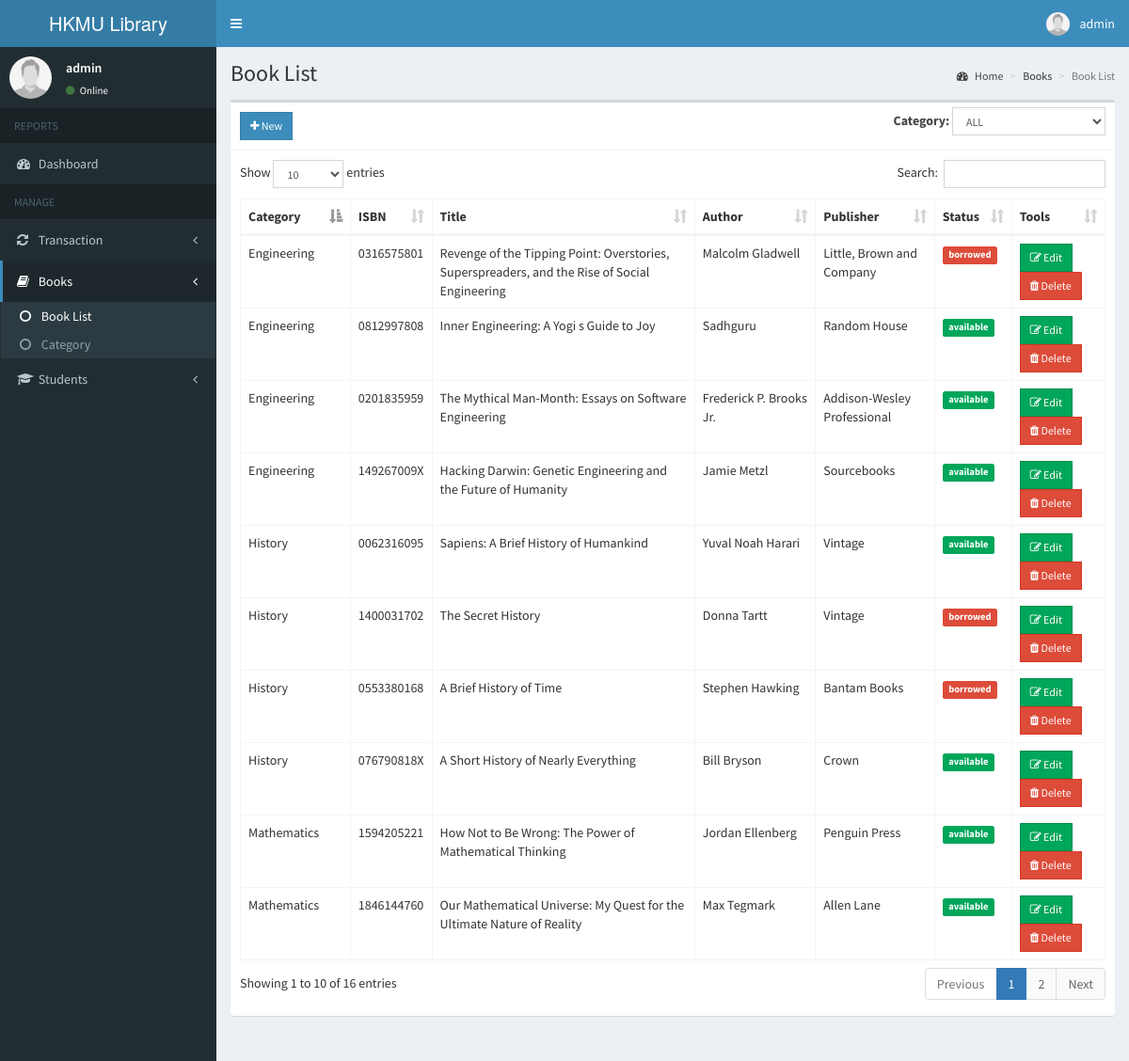
Screenshot of /admin/book.php (signed in) with the database file from the repository.
### tables this page shows
CREATE TABLE `books` (
  `id` int(11) NOT NULL,
  `isbn` varchar(20) NOT NULL,
  `category_id` int(11) NOT NULL,
  `title` text NOT NULL,
  `author` varchar(150) NOT NULL,
  `publisher` varchar(150) NOT NULL,
  `publish_date` date NOT NULL,
  `status` int(1) NOT NULL
);

CREATE TABLE `category` (
  `id` int(11) NOT NULL,
  `name` varchar(100) NOT NULL
);

### admin/includes/session.php (called while the page is built, shortened)
<?php
	include 'includes/conn.php';
	$sql = "SELECT * FROM admin WHERE id = '".$_SESSION['admin']."'";
	$query = $conn->query($sql);
	$user = $query->fetch_assoc();
?>

### admin/book.php (the view, shortened to what this page needs)
<?php include 'includes/session.php'; ?>
<?php
  $where = '';
?>
<?php include 'includes/header.php'; ?>
<body class="hold-transition skin-blue sidebar-mini">
<div class="wrapper">
  <?php include 'includes/navbar.php'; ?>
  <?php include 'includes/menubar.php'; ?>
  <div class="content-wrapper">
    <section class="content-header">
      <h1>
        Book List
      </h1>
      <ol class="breadcrumb">
        <li><a href="#"><i class="fa fa-dashboard"></i> Home</a></li>
        <li>Books</li>
        <li class="active">Book List</li>
      </ol>
    </section>
    <section class="content">
      <div class="row">
        <div class="col-xs-12">
          <div class="box">
            <div class="box-header with-border">
              <a href="#addnew" data-toggle="modal" class="btn btn-primary btn-sm btn-flat"><i class="fa fa-plus"></i> New</a>
              <div class="box-tools pull-right">
                <form class="form-inline">
                  <div class="form-group">
                    <label>Category: </label>
                    <select class="form-control input-sm" id="select_category">
                      <option value="0">ALL</option>
                    </select>
                  </div>
                </form>
              </div>
            </div>
            <div class="box-body">
              <table id="example1" class="table table-bordered">
                <thead>
                  <th>Category</th>
                  <th>ISBN</th>
                  <th>Title</th>
                  <th>Author</th>
                  <th>Publisher</th>
                  <th>Status</th>
                  <th>Tools</th>
                </thead>
                <tbody>
                  <?php
                    $sql = "SELECT *, books.id AS bookid FROM books LEFT JOIN category ON category.id=books.category_id $where";
                    $query = $conn->query($sql);
                    while($row = $query->fetch_assoc()){
                      if($row['status']){
                        $status = '<span class="label label-danger">borrowed</span>';
                      }
                      else{
                        $status = '<span class="label label-success">available</span>';
                      }
                      echo "
                        <tr>
                          <td>".$row['name']."</td>
                          <td>".$row['isbn']."</td>
                          <td>".$row['title']."</td>
                          <td>".$row['author']."</td>
                          <td>".$row['publisher']."</td>
                          <td>".$status."</td>
                          <td>
                            <button class='btn btn-success btn-sm edit btn-flat' data-id='".$row['bookid']."'><i class='fa fa-edit'></i> Edit</button>
                            <button class='btn btn-danger btn-sm delete btn-flat' data-id='".$row['bookid']."'><i class='fa fa-trash'></i> Delete</button>
                          </td>
                        </tr>
                      ";
                    }
                  ?>
                </tbody>
              </table>
            </div>
          </div>
        </div>
      </div>
    </section>
  </div>
</div>
</body>
</html>

### admin/includes/header.php (shortened to what this page needs)
<!DOCTYPE html>
<html>
<head>
  	<link rel="stylesheet" href="../bower_components/bootstrap/dist/css/bootstrap.min.css">
  	<link rel="stylesheet" href="../bower_components/font-awesome/css/font-awesome.min.css">
  	<link rel="stylesheet" href="../dist/css/AdminLTE.min.css">
    <link rel="stylesheet" href="../bower_components/datatables.net-bs/css/dataTables.bootstrap.min.css">
    <link rel="stylesheet" href="../bower_components/bootstrap-daterangepicker/daterangepicker.css">
    <link rel="stylesheet" href="../plugins/timepicker/bootstrap-timepicker.min.css">
    <link rel="stylesheet" href="../bower_components/bootstrap-datepicker/dist/css/bootstrap-datepicker.min.css">
    <link rel="stylesheet" href="../dist/css/skins/_all-skins.min.css">
</head>

### admin/includes/navbar.php (shortened to what this page needs)
<header class="main-header">
  <a href="#" class="logo">
    <span class="logo-lg">HKMU Library Borrowing System</span>
  </a>
  <nav class="navbar navbar-static-top">
    <a href="#" class="sidebar-toggle" data-toggle="push-menu" role="button">
    </a>
    <div class="navbar-custom-menu">
      <ul class="nav navbar-nav">
        <li class="dropdown user user-menu">
          <a href="#" class="dropdown-toggle" data-toggle="dropdown">
            <img src="<?php echo (!empty($user['photo'])) ? '../images/'.$user['photo'] : '../images/profile.jpg'; ?>" class="user-image" alt="User Image">
            <span class="hidden-xs"><?php echo $user['firstname'].' '.$user['lastname']; ?></span>
          </a>
        </li>
      </ul>
    </div>
  </nav>
</header>

### admin/includes/menubar.php (shortened to what this page needs)
<aside class="main-sidebar">
  <section class="sidebar">
    <div class="user-panel">
      <div class="pull-left image">
        <img src="<?php echo (!empty($user['photo'])) ? '../images/'.$user['photo'] : '../images/profile.jpg'; ?>" class="img-circle" alt="User Image">
      </div>
      <div class="pull-left info">
        <p><?php echo $user['firstname'].' '.$user['lastname']; ?></p>
        <a><i class="fa fa-circle text-success"></i> Online</a>
      </div>
    </div>
    <ul class="sidebar-menu" data-widget="tree">
      <li class="header">REPORTS</li>
      <li class=""><a href="home.php"><i class="fa fa-dashboard"></i> <span>Dashboard</span></a></li>
      <li class="header">MANAGE</li>
      <li class="treeview">
        <a href="#">
          <i class="fa fa-refresh"></i>
          <span>Transaction</span>
          <span class="pull-right-container">
            <i class="fa fa-angle-left pull-right"></i>
          </span>
        </a>
      </li>
      <li class="treeview">
        <a href="#">
          <i class="fa fa-book"></i>
          <span>Books</span>
          <span class="pull-right-container">
            <i class="fa fa-angle-left pull-right"></i>
          </span>
        </a>
        <ul class="treeview-menu">
          <li><a href="book.php"><i class="fa fa-circle-o"></i> Book List</a></li>
          <li><a href="category.php"><i class="fa fa-circle-o"></i> Category</a></li>
        </ul>
      </li>
      <li class="treeview">
        <a href="#">
          <i class="fa fa-graduation-cap"></i>
          <span>Students</span>
          <span class="pull-right-container">
            <i class="fa fa-angle-left pull-right"></i>
          </span>
        </a>
      </li>
    </ul>
  </section>
</aside>

### rows the page displays
books: category.name "History", isbn "0062316095", title "Sapiens: A Brief History of Humankind", author "Yuval Noah Harari", publisher "Vintage", status "available"
books: category.name "History", isbn "1400031702", title "The Secret History", author "Donna Tartt", publisher "Vintage", status "borrowed"
books: category.name "History", isbn "0553380168", title "A Brief History of Time", author "Stephen Hawking", publisher "Bantam Books", status "borrowed"
books: category.name "History", isbn "076790818X", title "A Short History of Nearly Everything", author "Bill Bryson", publisher "Crown", status "available"
books: category.name "Mathematics", isbn "1594205221", title "How Not to Be Wrong: The Power of Mathematical Thinking", author "Jordan Ellenberg", publisher "Penguin Press", status "available"
books: category.name "Mathematics", isbn "1846144760", title "Our Mathematical Universe: My Quest for the Ultimate Nature of Reality", author "Max Tegmark", publisher "Allen Lane", status "available"
books: category.name "Engineering", isbn "0316575801", title "Revenge of the Tipping Point: Overstories, Superspreaders, and the Rise of Social Engineering", author "Malcolm Gladwell", publisher "Little, Brown and Company", status "borrowed"
books: category.name "Engineering", isbn "0812997808", title "Inner Engineering: A Yogi s Guide to Joy", author "Sadhguru", publisher "Random House", status "available"
books: category.name "Engineering", isbn "0201835959", title "The Mythical Man-Month: Essays on Software Engineering", author "Frederick P. Brooks Jr.", publisher "Addison-Wesley Professional", status "available"
books: category.name "Engineering", isbn "149267009X", title "Hacking Darwin: Genetic Engineering and the Future of Humanity", author "Jamie Metzl", publisher "Sourcebooks", status "available"

### other values shown
$user['firstname'] "admin"
